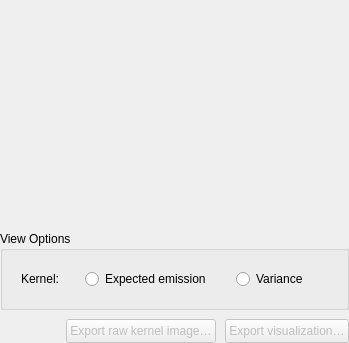
<?xml version="1.0" encoding="UTF-8"?>
<ui version="4.0">
 <class>Form</class>
 <widget class="QWidget" name="Form">
  <property name="geometry">
   <rect>
    <x>0</x>
    <y>0</y>
    <width>349</width>
    <height>343</height>
   </rect>
  </property>
  <property name="windowTitle">
   <string>Form</string>
  </property>
  <layout class="QVBoxLayout" name="verticalLayout" stretch="1,0,0">
   <property name="spacing">
    <number>9</number>
   </property>
   <property name="leftMargin">
    <number>0</number>
   </property>
   <property name="topMargin">
    <number>0</number>
   </property>
   <property name="rightMargin">
    <number>0</number>
   </property>
   <property name="bottomMargin">
    <number>0</number>
   </property>
   <item>
    <widget class="ImageView" name="imgKernel" native="true"/>
   </item>
   <item>
    <widget class="QGroupBox" name="grpViewOptions">
     <property name="title">
      <string>View Options</string>
     </property>
     <layout class="QFormLayout" name="formLayout">
      <property name="fieldGrowthPolicy">
       <enum>QFormLayout::AllNonFixedFieldsGrow</enum>
      </property>
      <property name="labelAlignment">
       <set>Qt::AlignLeading|Qt::AlignLeft|Qt::AlignVCenter</set>
      </property>
      <property name="verticalSpacing">
       <number>9</number>
      </property>
      <property name="leftMargin">
       <number>18</number>
      </property>
      <property name="topMargin">
       <number>18</number>
      </property>
      <property name="rightMargin">
       <number>18</number>
      </property>
      <property name="bottomMargin">
       <number>18</number>
      </property>
      <item row="0" column="0">
       <widget class="QLabel" name="lblKernelType">
        <property name="text">
         <string>Kernel:</string>
        </property>
       </widget>
      </item>
      <item row="0" column="1">
       <layout class="QHBoxLayout" name="horizontalLayout">
        <property name="spacing">
         <number>6</number>
        </property>
        <item>
         <spacer name="horizontalSpacer">
          <property name="orientation">
           <enum>Qt::Horizontal</enum>
          </property>
          <property name="sizeHint" stdset="0">
           <size>
            <width>40</width>
            <height>20</height>
           </size>
          </property>
         </spacer>
        </item>
        <item>
         <widget class="QRadioButton" name="rdoExpKernel">
          <property name="text">
           <string>Expected emission</string>
          </property>
         </widget>
        </item>
        <item>
         <spacer name="horizontalSpacer_3">
          <property name="orientation">
           <enum>Qt::Horizontal</enum>
          </property>
          <property name="sizeHint" stdset="0">
           <size>
            <width>40</width>
            <height>20</height>
           </size>
          </property>
         </spacer>
        </item>
        <item>
         <widget class="QRadioButton" name="rdoVarKernel">
          <property name="text">
           <string>Variance</string>
          </property>
         </widget>
        </item>
        <item>
         <spacer name="horizontalSpacer_4">
          <property name="orientation">
           <enum>Qt::Horizontal</enum>
          </property>
          <property name="sizeHint" stdset="0">
           <size>
            <width>40</width>
            <height>20</height>
           </size>
          </property>
         </spacer>
        </item>
       </layout>
      </item>
     </layout>
    </widget>
   </item>
   <item>
    <layout class="QHBoxLayout" name="horizontalLayout_2">
     <item>
      <spacer name="horizontalSpacer_2">
       <property name="orientation">
        <enum>Qt::Horizontal</enum>
       </property>
       <property name="sizeHint" stdset="0">
        <size>
         <width>40</width>
         <height>20</height>
        </size>
       </property>
      </spacer>
     </item>
     <item>
      <widget class="QPushButton" name="btnExportImage">
       <property name="enabled">
        <bool>false</bool>
       </property>
       <property name="minimumSize">
        <size>
         <width>0</width>
         <height>24</height>
        </size>
       </property>
       <property name="text">
        <string>Export raw kernel image…</string>
       </property>
      </widget>
     </item>
     <item>
      <widget class="QPushButton" name="btnExportVisualization">
       <property name="enabled">
        <bool>false</bool>
       </property>
       <property name="minimumSize">
        <size>
         <width>0</width>
         <height>24</height>
        </size>
       </property>
       <property name="text">
        <string>Export visualization…</string>
       </property>
      </widget>
     </item>
    </layout>
   </item>
  </layout>
 </widget>
 <customwidgets>
  <customwidget>
   <class>ImageView</class>
   <extends>QWidget</extends>
   <header>pyqtgraph</header>
   <container>1</container>
  </customwidget>
 </customwidgets>
 <resources/>
 <connections/>
</ui>
